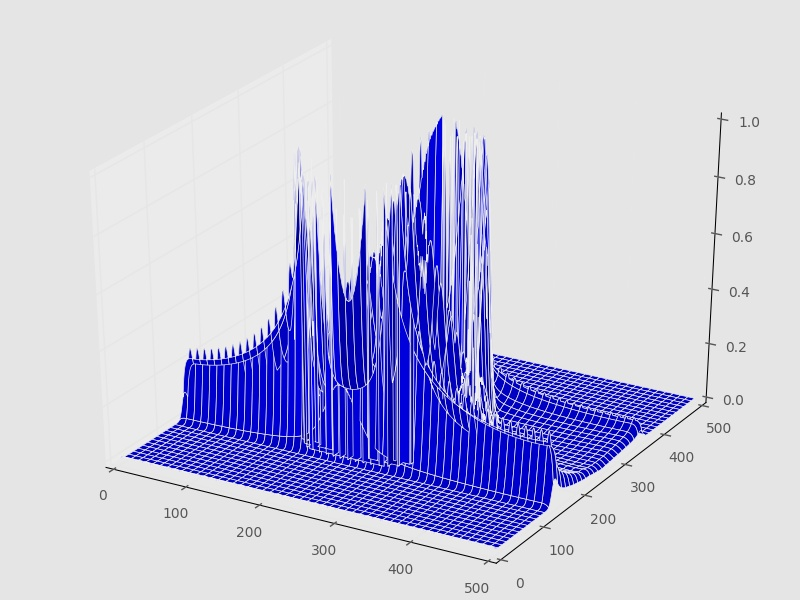

Reproduce this figure in Python.
import numpy as np
import cv2 as cv
from scipy import signal
from util import estimate_albedo_illumination
import matplotlib.pyplot as plt
from mpl_toolkits.mplot3d import Axes3D
from util import gradient
plt.style.use('ggplot')

#read the imageE = cv.imread('cup.jpeg')
E = cv.imread('test1.jpg')
E = cv.cvtColor(E, cv.COLOR_BGR2GRAY)

#normalizing the image
E = cv.resize(E, (500, 500))
E = E / np.max(E)

[albedo, I, _, _] = estimate_albedo_illumination(E)

[M, N] = np.shape(E)

#surface normals
p = np.zeros((M,N))
q = np.zeros((M,N))

p_ = np.zeros((M, N))
q_ = np.zeros((M, N))

z = np.zeros((M, N))

index = np.where(E > 0.75)
z[index[0],index[1]] = -100 * E[index[0], index[1]]
[p, q] = gradient(z)

#the estimated reflectance map
R = np.zeros((M, N))
#the controling parameter
my_lambda = 1000

#maximum number of iterations
max_iter = 50

#filter
w = 0.25 * np.array(([0, 1, 0], [1, 0, 1], [0, 1, 0]))

#wx and wy
[x, y] = np.meshgrid(np.linspace(1, N, N), np.linspace(1, M, M))
#todo
wx = (2 * np.pi * x) / N
wy = (2 * np.pi * y) / M

for k in range(1 , max_iter):
    #the second order derivates
    p_ = signal.convolve2d(p, w, mode='same')
    q_ = signal.convolve2d(q, w, mode='same')

    #compute the reflectance map
    R = (albedo * (-I[0] * p - I[1] * q + I[2])) / np.sqrt(1 + p**2 + q**2)

    pq = 1 + p**2 + q**2

    dR_dp = (-albedo * I[0] / (pq**0.5)) + (-I[0] * albedo * p - I[1] * albedo * q + I[2] * albedo) * (-1 * p * (pq**-1.5))

    dR_dq = (-albedo * I[1] / (pq**0.5)) + (-I[0] * albedo * p - I[1] * albedo * q + I[2] * albedo) * (-1 * q * (pq**-1.5))

    p = p_ + (1 / (4 * my_lambda)) * (E - R) * dR_dp
    q = q_ + (1 / (4 * my_lambda)) * (E - R) * dR_dq

    Cp = np.fft.fft(p)
    Cq = np.fft.fft(q)

    C = -1j * (wx * Cp + wy * Cq) / (wx**2 + wy**2)

    z = np.abs(np.fft.ifft(C))

    p = np.fft.ifft(1j * wx * C)
    q = np.fft.ifft(1j * wy * C)

    if k % 10 == 0:
        np.save('{0}.npy'.format(k), z)

fig = plt.figure()
ax = Axes3D(fig)
index = np.where(z > 1)
z[index[0], index[1]] = 0
ax.plot_surface(x, y, z)
plt.savefig('test3.jpg')
plt.show()
